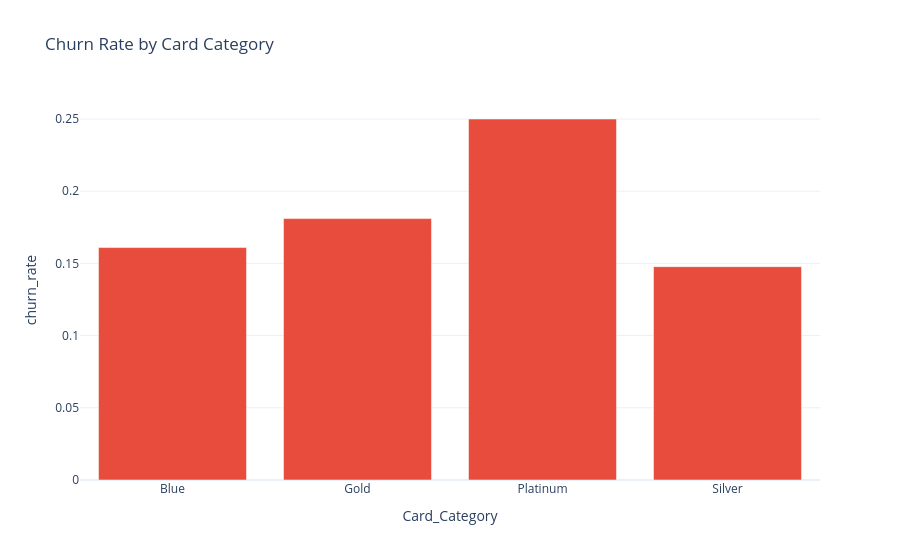
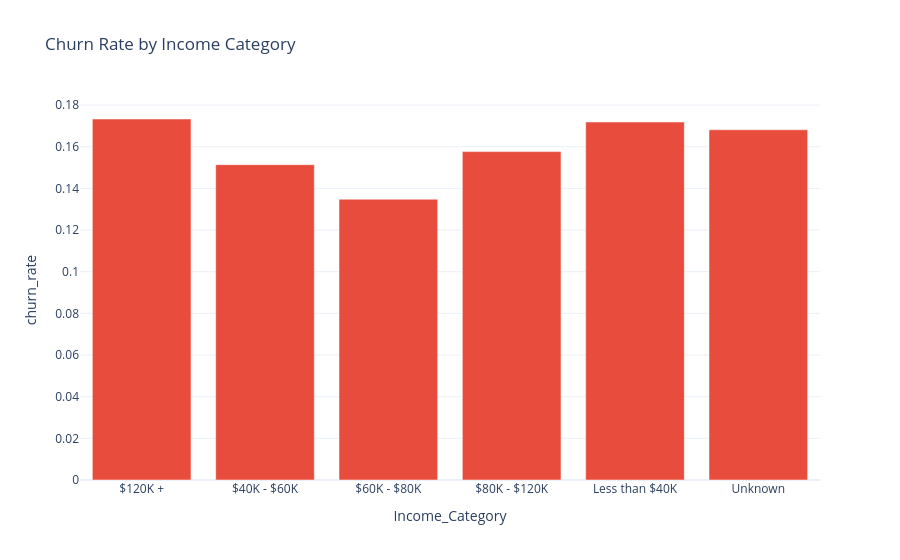
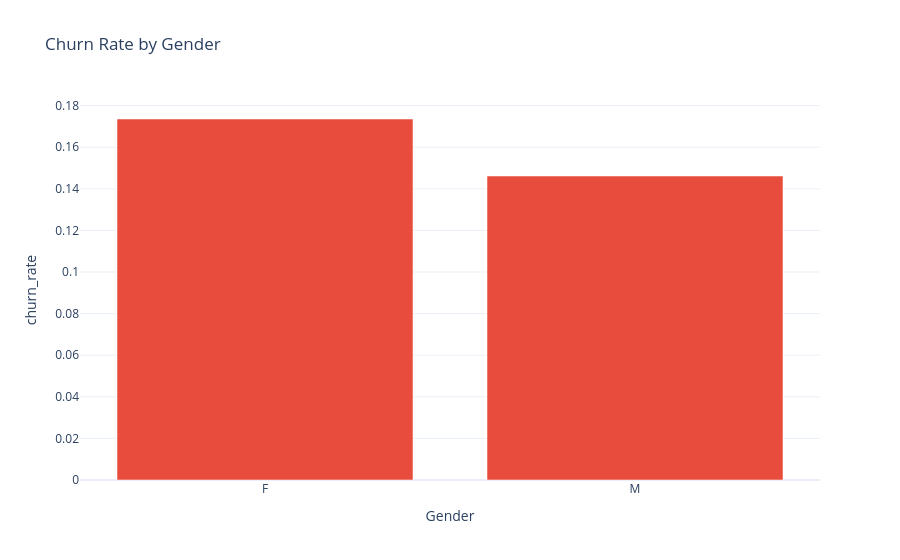

Write notebook code for charts like these, in order.
### Code cell
df_orig = pd.read_csv('data/processed/customer_clean.csv')
df_orig['churn_label'] = (df_orig['Attrition_Flag'] == 'Attrited Customer').astype(int)

for col, title in [('Card_Category','Churn Rate by Card Category'),
                   ('Income_Category','Churn Rate by Income Category'),
                   ('Gender','Churn Rate by Gender')]:
    cr = df_orig.groupby(col)['churn_label'].mean().reset_index()
    cr.columns = [col, 'churn_rate']
    fig = px.bar(cr, x=col, y='churn_rate', color_discrete_sequence=[RISK],
                 template=TEMPLATE, title=title)
    fig.show()

# Months_Inactive binned vs churn rate
df_orig['inactive_bin'] = pd.cut(df_orig['Months_Inactive_12_mon'], bins=7)
bin_churn = df_orig.groupby('inactive_bin', observed=True)['churn_label'].mean().reset_index()
bin_churn['inactive_bin'] = bin_churn['inactive_bin'].astype(str)
fig = px.line(bin_churn, x='inactive_bin', y='churn_label', markers=True,
              color_discrete_sequence=[RISK], template=TEMPLATE,
              title='Churn Rate by Months Inactive (binned)')
fig.show()

### Figure 1 — Plotly figure (JSON) as saved in the notebook; plotly's stock layout.template omitted (floating-point values rounded to 4 significant figures)
{"data": [{"hovertemplate": "Card_Category=%{x}<br>churn_rate=%{y}<extra></extra>", "legendgroup": "", "marker": {"color": "#E74C3C", "pattern": {"shape": ""}}, "name": "", "orientation": "v", "showlegend": false, "textposition": "auto", "type": "bar", "x": ["Blue", "Gold", "Platinum", "Silver"], "xaxis": "x", "y": [0.161, 0.181, 0.25, 0.1477], "yaxis": "y"}], "layout": {"barmode": "relative", "legend": {"tracegroupgap": 0}, "title": {"text": "Churn Rate by Card Category"}, "xaxis": {"anchor": "y", "domain": [0.0, 1.0], "title": {"text": "Card_Category"}}, "yaxis": {"anchor": "x", "domain": [0.0, 1.0], "title": {"text": "churn_rate"}}}}

### Figure 2 — Plotly figure (JSON) as saved in the notebook; plotly's stock layout.template omitted (floating-point values rounded to 4 significant figures)
{"data": [{"hovertemplate": "Income_Category=%{x}<br>churn_rate=%{y}<extra></extra>", "legendgroup": "", "marker": {"color": "#E74C3C", "pattern": {"shape": ""}}, "name": "", "orientation": "v", "showlegend": false, "textposition": "auto", "type": "bar", "x": ["$120K +", "$40K - $60K", "$60K - $80K", "$80K - $120K", "Less than $40K", "Unknown"], "xaxis": "x", "y": [0.1733, 0.1514, 0.1348, 0.1577, 0.1719, 0.1682], "yaxis": "y"}], "layout": {"barmode": "relative", "legend": {"tracegroupgap": 0}, "title": {"text": "Churn Rate by Income Category"}, "xaxis": {"anchor": "y", "domain": [0.0, 1.0], "title": {"text": "Income_Category"}}, "yaxis": {"anchor": "x", "domain": [0.0, 1.0], "title": {"text": "churn_rate"}}}}

### Figure 3 — Plotly figure (JSON) as saved in the notebook; plotly's stock layout.template omitted (floating-point values rounded to 4 significant figures)
{"data": [{"hovertemplate": "Gender=%{x}<br>churn_rate=%{y}<extra></extra>", "legendgroup": "", "marker": {"color": "#E74C3C", "pattern": {"shape": ""}}, "name": "", "orientation": "v", "showlegend": false, "textposition": "auto", "type": "bar", "x": ["F", "M"], "xaxis": "x", "y": [0.1736, 0.1462], "yaxis": "y"}], "layout": {"barmode": "relative", "legend": {"tracegroupgap": 0}, "title": {"text": "Churn Rate by Gender"}, "xaxis": {"anchor": "y", "domain": [0.0, 1.0], "title": {"text": "Gender"}}, "yaxis": {"anchor": "x", "domain": [0.0, 1.0], "title": {"text": "churn_rate"}}}}
